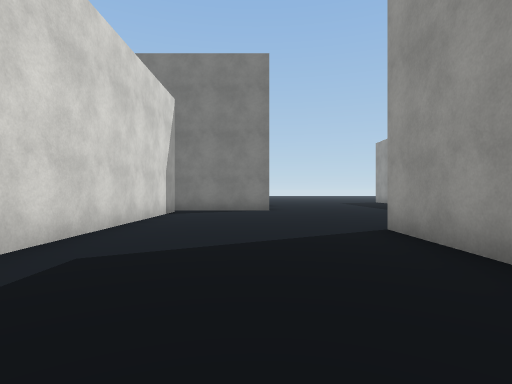
[1] (above)

19 first-person views from a walk through a scene from a Unity 3-D project. The camera is 1.2 m above the floor, looks level and sees 80° across. The floor is counted in squares, 2 m on a side. Each view is taken from the middle of a square. On the plan, view 1 faces up. The plan holds only what a view shows up to about 9 squares ahead; the rest is blank. The place goes on beyond the plan. Some surface patterns are stand-ins.

[2]
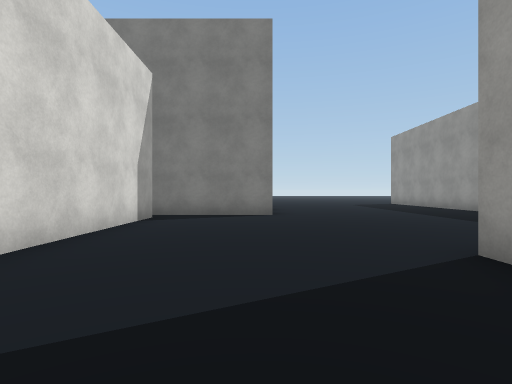

[3]
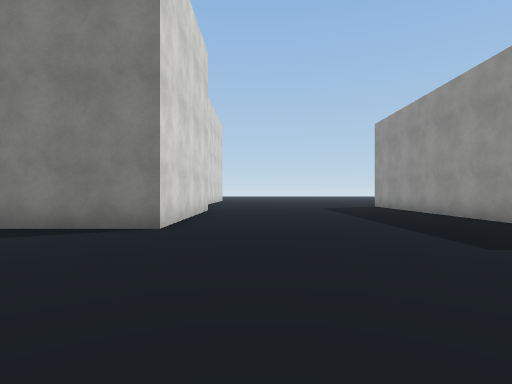

[4]
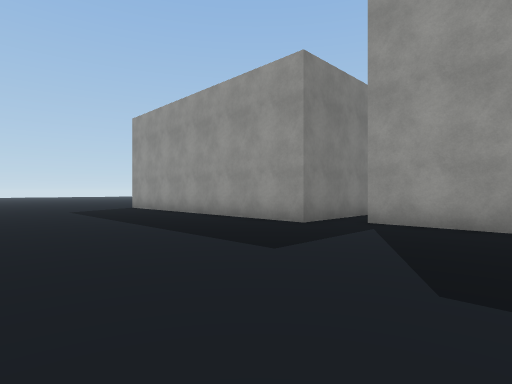

[5]
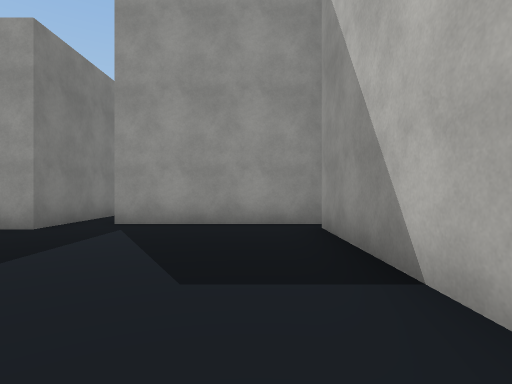

[6]
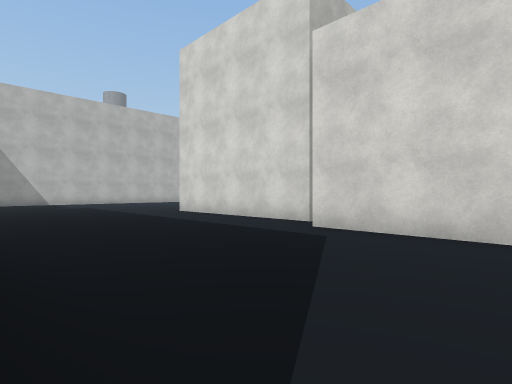

[7]
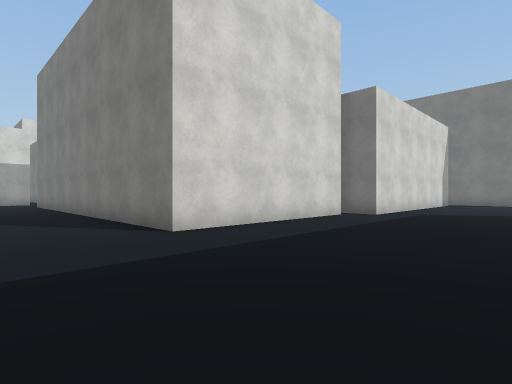

[8]
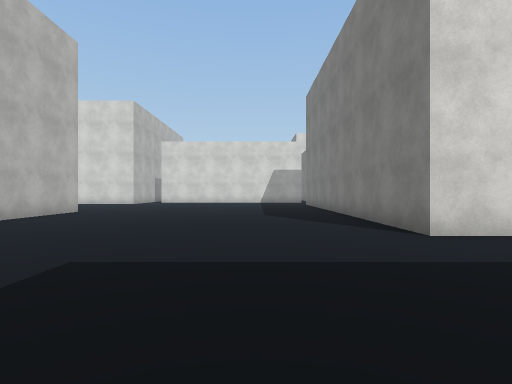

[9]
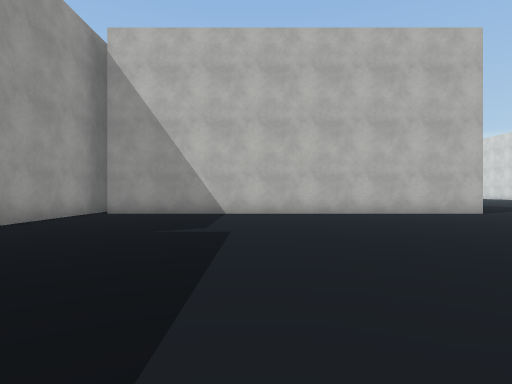

[10]
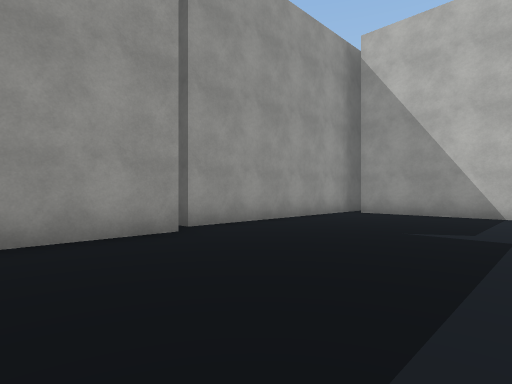

[11]
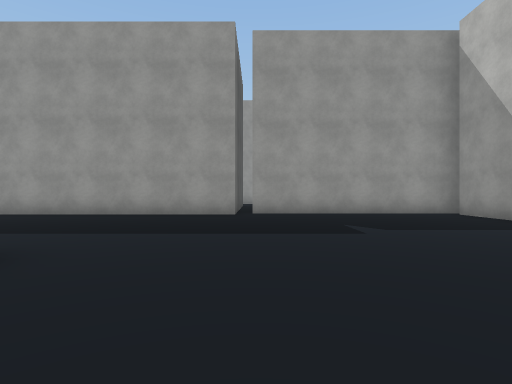

[12]
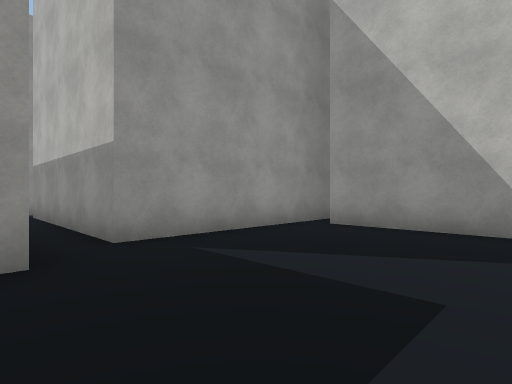

[13]
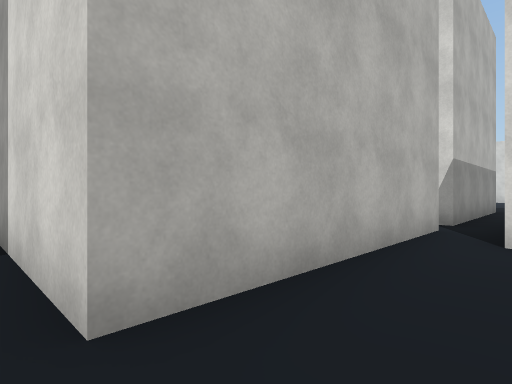

[14]
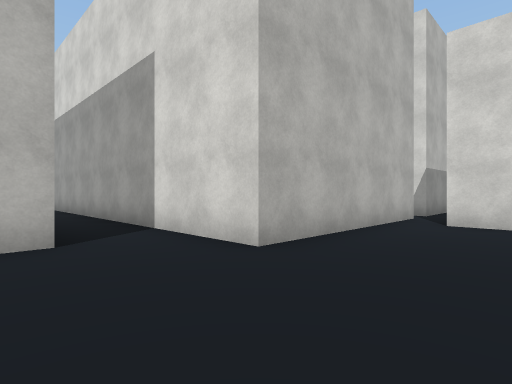

[15]
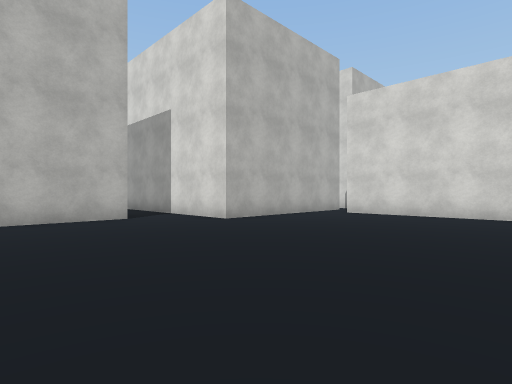

[16]
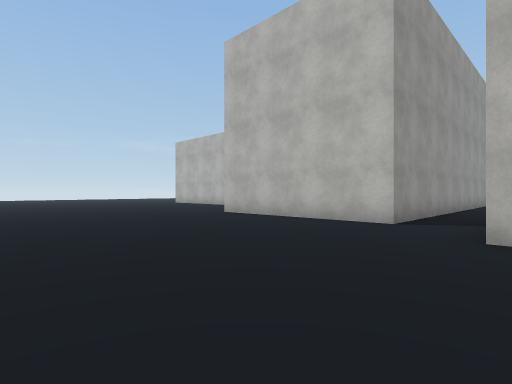

[17]
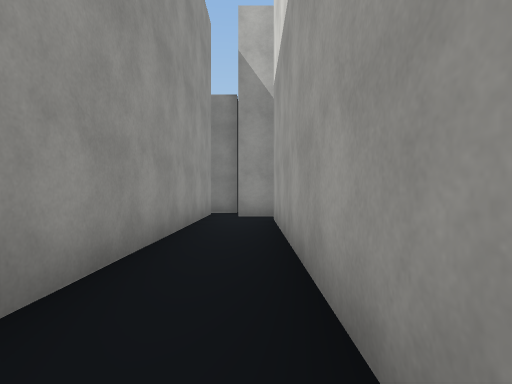

[18]
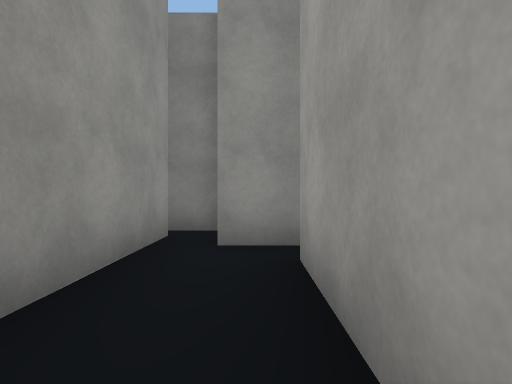

[19]
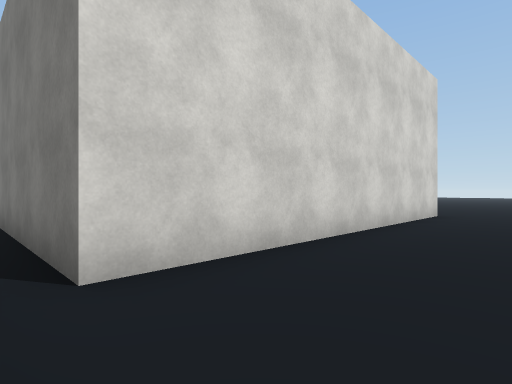

### Floor plan
Points are (right, up) in squares from view 1. A wall is a line through its corners. A room is listed if a view was taken in it or the views show most of it. See-through windows are left out.
Room 1 (views 1, 2, 3, 4, 5, 6, 7, 8, 9, 10, 11, 12)
walls: (2.1, 2.5) (2.1, 5); (-3.2, 1.4) (-3.2, -3.6) (-8.5, -3.6); (3.2, 4.9) (7.1, 4.9); (2.6, -5.5) (2.1, -5.5) (2.1, 0.9); (7.7, 3.9) (7.7, 8.7) (12.8, 8.7); (-2.5, 9.2) (-2.5, 1.9); (0.4, 14) (0.4, 10) (-2.7, 10); (2.6, -12) (2.6, -5.9); (-8.2, -11.4) (2.1, -11.4); (13.6, 8.7) (15.5, 8.7); (14.8, 9.6) (6.9, 9.6) (6.9, 14)
ways out: opening at (14.5, 9) to room 2; opening at (13, 9)
Room 2 (views 13, 14, 15, 16, 17, 18, 19)
walls: (15.5, 8.7) (18.6, 8.7) (18.6, -1.8); (14.8, 14.5) (14.8, 9.6); (18.5, -2.4) (19.5, -2.4); (20.2, -3.2) (20.2, 7.1) (23.5, 7.1); (19.5, -3.8) (20.4, -3.8)
ways out: opening at (14.5, 9) to room 1

Where each view was taken, in squares from view 1:
view 1: 0 up, 0 right, facing up
view 2: 2 up, 0 right, facing up
view 3: 5 up, 2 right, facing up
view 4: 6 up, 2 right, facing up-right
view 5: 6 up, 2 right, facing right
view 6: 5 up, 2 right, facing down-left
view 7: 6 down, 1 right, facing up-left
view 8: 6 down, 1 right, facing left
view 9: 3 down, 2 left, facing down
view 10: 3 down, 2 left, facing down-right
view 11: 6 down, 6 left, facing right
view 12: 10 up, 4 right, facing down-right
view 13: 10 up, 19 right, facing down-left
view 14: 11 up, 21 right, facing down-left
view 15: 14 up, 23 right, facing down-left
view 16: 13 up, 18 right, facing down-right
view 17: 5 up, 19 right, facing down
view 18: 1 up, 19 right, facing down
view 19: 9 up, 17 right, facing up-left
